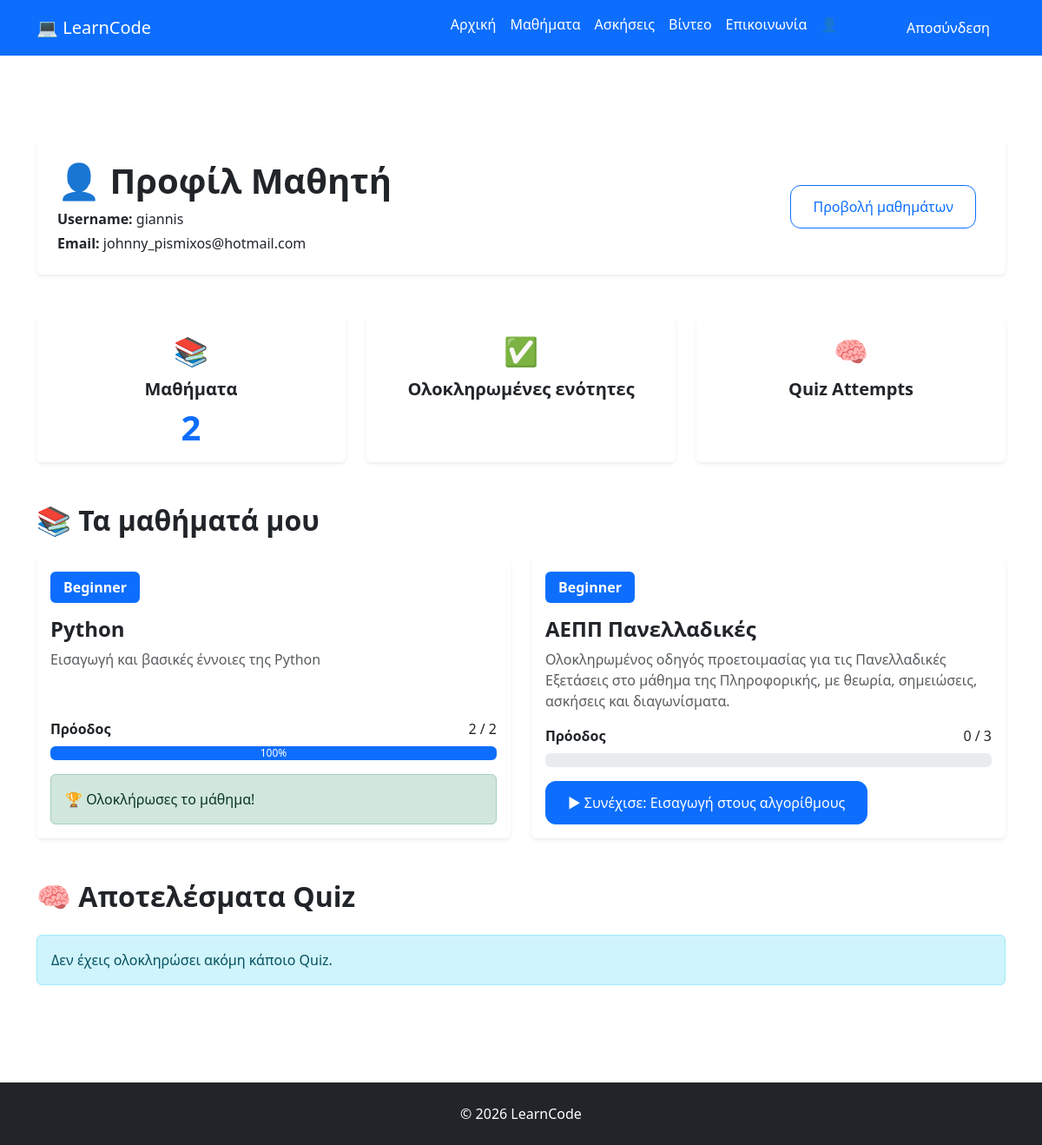
/accounts/profile/ (signed in), run on the app's committed database.
### courses/models.py (models this page shows, shortened)
class Course(models.Model):
    LEVEL_CHOICES = [
        ("beginner", "Beginner"),
        ("intermediate", "Intermediate"),
        ("advanced", "Advanced"),
    ]
    title = models.CharField(max_length=200)
    slug = models.SlugField(unique=True, blank=True)
    description = models.TextField()
    level = models.CharField(
        max_length=20,
        choices=LEVEL_CHOICES,
        default="beginner",
    )
    order = models.PositiveIntegerField(default=1)
    published = models.BooleanField(default=False)
    created_at = models.DateTimeField(auto_now_add=True)
    class Meta:
        ordering = ["order"]

class Lesson(models.Model):
    course = models.ForeignKey(
        Course,
        on_delete=models.CASCADE,
        related_name="lessons",
    )
    title = models.CharField(max_length=200)
    slug = models.SlugField()
    content = models.TextField()
    order = models.PositiveIntegerField(default=1)
    duration = models.PositiveIntegerField(
        default=0,
        help_text="Διάρκεια σε λεπτά",
    )
    published = models.BooleanField(default=False)
    created_at = models.DateTimeField(auto_now_add=True)
    class Meta:
        ordering = ["order"]
        constraints = [
            models.UniqueConstraint(
                fields=["course", "slug"],
                name="unique_lesson_slug_per_course",
            )
        ]

### accounts/views.py (the view)
@login_required
def profile(request):
    enrollments = Enrollment.objects.filter(
        user=request.user,
        course__published=True,
    ).select_related("course")
    enrolled_courses = []
    for enrollment in enrollments:
        course = enrollment.course
        lessons = course.lessons.filter(
            published=True,
        )
        total_lessons = lessons.count()
        completed_lesson_ids = LessonProgress.objects.filter(
            user=request.user,
            lesson__course=course,
            lesson__published=True,
            completed=True,
        ).values_list(
            "lesson_id",
            flat=True,
        )
        completed_lessons = completed_lesson_ids.count()
        progress_percentage = 0
        if total_lessons > 0:
            progress_percentage = round(
                completed_lessons / total_lessons * 100
            )
        next_lesson = lessons.exclude(
            id__in=completed_lesson_ids,
        ).order_by("order").first()
        enrolled_courses.append(
            {
                "course": course,
                "completed_lessons": completed_lessons,
                "total_lessons": total_lessons,
                "progress_percentage": progress_percentage,
                "next_lesson": next_lesson,
            }
        )
    context = {
        "enrolled_courses": enrolled_courses,
        "enrollments_count": enrollments.count(),
    }
    return render(
        request,
        "accounts/profile.html",
        context,
    )

### accounts/templates/accounts/profile.html (shortened to what this page needs)
{% extends "base.html" %}
{% block content %}
<section class="py-5">
    <div class="card border-0 shadow-sm mb-5">
        <div class="card-body p-4">
            <div class="row align-items-center">
                <div class="col-md-8">
                    <h1 class="fw-bold mb-2">
                        👤 Προφίλ Μαθητή
                    </h1>
                    <p class="mb-1">
                        <strong>Username:</strong>
                        {{ user.username }}
                    </p>
                    <p class="mb-0">
                        <strong>Email:</strong>
                        {{ user.email|default:"Δεν έχει δηλωθεί email" }}
                    </p>
                </div>
                <div class="col-md-4 text-md-end mt-3 mt-md-0">
                    <a
                        href="{% url 'course_list' %}"
                        class="btn btn-outline-primary"
                    >
                        Προβολή μαθημάτων
                    </a>
                </div>
            </div>
        </div>
    </div>
    <div class="row g-4 mb-5">
        <div class="col-md-4">
            <div class="card h-100 border-0 shadow-sm">
                <div class="card-body text-center">
                    <div class="fs-2 mb-2">
                        📚
                    </div>
                    <h2 class="h5 fw-bold">
                        Μαθήματα
                    </h2>
                    <p class="display-6 fw-bold text-primary mb-0">
                        {{ enrollments_count }}
                    </p>
                </div>
            </div>
        </div>
        <div class="col-md-4">
            <div class="card h-100 border-0 shadow-sm">
                <div class="card-body text-center">
                    <div class="fs-2 mb-2">
                        ✅
                    </div>
                    <h2 class="h5 fw-bold">
                        Ολοκληρωμένες ενότητες
                    </h2>
                </div>
            </div>
        </div>
        <div class="col-md-4">
            <div class="card h-100 border-0 shadow-sm">
                <div class="card-body text-center">
                    <div class="fs-2 mb-2">
                        🧠
                    </div>
                    <h2 class="h5 fw-bold">
                        Quiz Attempts
                    </h2>
                </div>
            </div>
        </div>
    </div>
    <div class="mb-5">
        <h2 class="fw-bold mb-4">
            📚 Τα μαθήματά μου
        </h2>
        <div class="row g-4">
            {% for item in enrolled_courses %}
                <div class="col-md-6">
                    <div class="card h-100 border-0 shadow-sm">
                        <div class="card-body d-flex flex-column">
                            <span class="badge bg-primary align-self-start mb-3">
                                {{ item.course.get_level_display }}
                            </span>
                            <h3 class="h4 fw-bold">
                                {{ item.course.title }}
                            </h3>
                            <p class="text-muted">
                                {{ item.course.description|truncatewords:25 }}
                            </p>
                            <div class="mt-auto">
                                <div class="d-flex justify-content-between mb-2">
                                    <span class="fw-semibold">
                                        Πρόοδος
                                    </span>
                                    <span>
                                        {{ item.completed_lessons }}
                                        /
                                        {{ item.total_lessons }}
                                    </span>
                                </div>
                                <div
                                    class="progress mb-3"
                                    role="progressbar"
                                    aria-valuenow="{{ item.progress_percentage }}"
                                    aria-valuemin="0"
                                    aria-valuemax="100"
                                >
                                    <div
                                        class="progress-bar"
                                        style="width: {{ item.progress_percentage }}%;"
                                    >
                                        {{ item.progress_percentage }}%
                                    </div>
                                </div>
                                {% if item.next_lesson %}
                                    <a
                                        href="{% url 'lesson_detail' item.course.slug item.next_lesson.slug %}"
                                        class="btn btn-primary"
                                    >
                                        ▶ Συνέχισε:
                                        {{ item.next_lesson.title }}
                                    </a>
                                {% else %}
                                    <div class="alert alert-success mb-0">
                                        🏆 Ολοκλήρωσες το μάθημα!
                                    </div>
                                {% endif %}
                            </div>
                        </div>
                    </div>
                </div>
            {% endfor %}
        </div>
    </div>
    <div>
        <h2 class="fw-bold mb-4">
            🧠 Αποτελέσματα Quiz
        </h2>
        {% if quiz_attempts %}
            <div class="table-responsive">
                <table class="table table-hover align-middle">
                    <thead>
                        <tr>
                            <th>Μάθημα</th>
                            <th>Ενότητα</th>
                            <th>Quiz</th>
                            <th>Score</th>
                            <th>Ποσοστό</th>
                            <th>Ημερομηνία</th>
                        </tr>
                    </thead>
                    <tbody>
                        {% for attempt in quiz_attempts %}
                            <tr>
                                <td>
                                    {{ attempt.quiz.lesson.course.title }}
                                </td>
                                <td>
                                    {{ attempt.quiz.lesson.title }}
                                </td>
                                <td>
                                    {{ attempt.quiz.title }}
                                </td>
                                <td>
                                    {{ attempt.score }}
                                    /
                                    {{ attempt.total_questions }}
                                </td>
                                <td>
                                    {% if attempt.percentage >= 80 %}
                                        <span class="badge bg-success">
                                            {{ attempt.percentage }}%
                                        </span>
                                    {% elif attempt.percentage >= 50 %}
                                        <span class="badge bg-warning text-dark">
                                            {{ attempt.percentage }}%
                                        </span>
                                    {% else %}
                                        <span class="badge bg-danger">
                                            {{ attempt.percentage }}%
                                        </span>
                                    {% endif %}
                                </td>
                                <td>
                                    {{ attempt.completed_at|date:"d/m/Y H:i" }}
                                </td>
                            </tr>
                        {% endfor %}
                    </tbody>
                </table>
            </div>
        {% else %}
            <div class="alert alert-info">
                Δεν έχεις ολοκληρώσει ακόμη κάποιο Quiz.
            </div>
        {% endif %}
    </div>
</section>
{% endblock %}

### static/css/style.css (style rules this page uses)
.btn { border-radius:12px; padding:12px 25px; margin-right:10px; }
.badge { font-size:1rem; padding:10px 15px; }

### data on the page
Course: course.level "Beginner", course "Python", course.description "Εισαγωγή και βασικές έννοιες της Python", completed_lessons "2", total_lessons "2", progress_percentage "100", shows "🏆 Ολοκλήρωσες το μάθημα!"
Course: course.level "Beginner", course "ΑΕΠΠ Πανελλαδικές", course.description "Ολοκληρωμένος οδηγός προετοιμασίας για τις Πανελλαδικές Εξετάσεις στο μάθημα της Πληροφορικής, με θεωρία, σημειώσεις, ασκήσεις και διαγωνίσματα.", completed_lessons "0", total_lessons "3", next_lesson "Εισαγωγή στους αλγορίθμους"

### other printed values
{{ user.username }} "giannis"
{{ user.email|default:"Δεν έχει δηλωθεί email" }} "johnny_pismixos@hotmail.com"
{{ enrollments_count }} "2"
